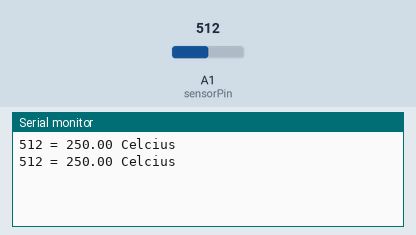
Recording of a sketch running on a simulated Arduino Uno, built with avr-gcc and run on an emulated ATmega328P. Parts: the last lines printed to the serial monitor. The inputs (shaded band) are chosen by the test bench; at power-on: A1 (sensorPin) = 512.

Above: at 1.9 s.
2.0 s: A1 (sensorPin) set to 716
At 3.1 s:
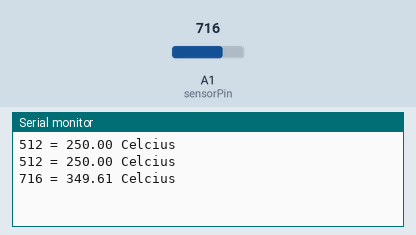
3.5 s: A1 (sensorPin) set to 900
At 5.2 s:
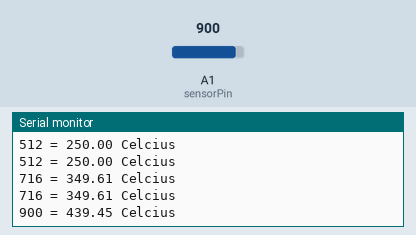
Timing chart, 0 to 6.7 s (numbered marks = the images above; inputs shaded):
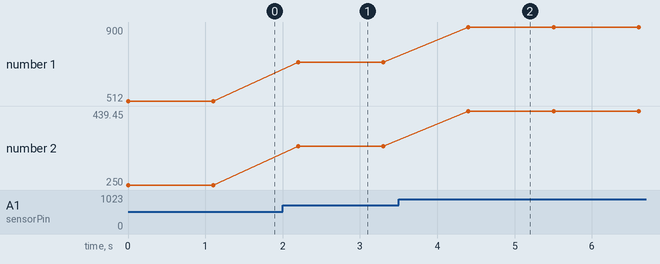

Measured:
- after the input at 2.0 s, the serial monitor: prints a new line after 0.20 s (image 1)
- after the input at 3.5 s, the serial monitor: prints a new line after 0.90 s (image 2)
- plotted number 1: 512 → 716 after the input at 2.0 s, 716 → 900 after the input at 3.5 s
- plotted number 2: 250 → 349.61 after the input at 2.0 s, 349.61 → 439.45 after the input at 3.5 s

The sketch:

sketch_sep29c.ino
```cpp
int sensorPin = A1;
int nilaiSensor = 0;

void setup() {
  // put your setup code here, to run once:
  Serial.begin(9600);
}

void loop() {
  // put your main code here, to run repeatedly:
  int nilaiSensor = analogRead(sensorPin);
  Serial.print(nilaiSensor);
  delay (100);

  float vout = nilaiSensor * (5000 / 1024.0);
  float temperatur = vout / 10;

  Serial.print (" = ");
  Serial.print (temperatur);
  Serial.println (" Celcius");
  delay(1000);

}
```
